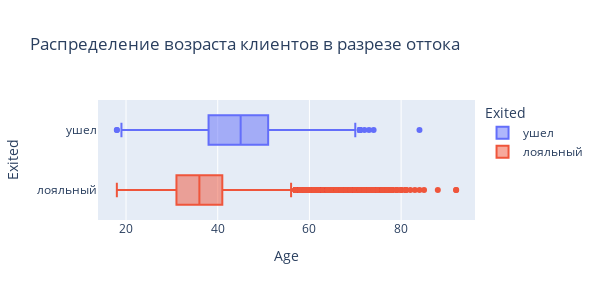

Notebook source saved alongside this figure:
### Markdown cell above
*** 
__9.4.__ Посмотрите на распределение возраста в разрезе признака оттока. В какой группе больше потенциальных выбросов? На какую возрастную категорию клиентов стоит обратить внимание банку?

### Code cell
# вариант из Plotly
fig = px.box(
    data_frame=churn_data, #датафрейм
    y="Exited", #ось x
    x="Age", #ось y
    color='Exited', #расцветка в зависимости от страны
    orientation='h', #ориентация графика
    height=300, #высота
    width=600, #ширина
    title='Распределение возраста клиентов в разрезе оттока' #заголовок
)
fig.show()
# сохраняем 
fig.write_html("plotly/4.html")

### Figure 1 — Plotly figure (JSON) as saved in the notebook; plotly's stock layout.template omitted (floating-point values rounded to 4 significant figures; data arrays with more than 128 entries replaced by an {"elided": "..."} marker saying what was removed)
{"data": [{"alignmentgroup": "True", "hovertemplate": "Exited=%{y}<br>Age=%{x}<extra></extra>", "legendgroup": "ушел", "marker": {"color": "#636efa"}, "name": "ушел", "notched": false, "offsetgroup": "ушел", "orientation": "h", "showlegend": true, "type": "box", "x": {"elided": "2037 int values"}, "x0": " ", "xaxis": "x", "y": {"elided": "2037 str values"}, "y0": " ", "yaxis": "y"}, {"alignmentgroup": "True", "hovertemplate": "Exited=%{y}<br>Age=%{x}<extra></extra>", "legendgroup": "лояльный", "marker": {"color": "#EF553B"}, "name": "лояльный", "notched": false, "offsetgroup": "лояльный", "orientation": "h", "showlegend": true, "type": "box", "x": {"elided": "7963 int values"}, "x0": " ", "xaxis": "x", "y": {"elided": "7963 str values"}, "y0": " ", "yaxis": "y"}], "layout": {"boxmode": "overlay", "height": 300, "legend": {"title": {"text": "Exited"}, "tracegroupgap": 0}, "title": {"text": "Распределение возраста клиентов в разрезе оттока"}, "width": 600, "xaxis": {"anchor": "y", "domain": [0, 1], "title": {"text": "Age"}}, "yaxis": {"anchor": "x", "categoryarray": ["лояльный", "ушел"], "categoryorder": "array", "domain": [0, 1], "title": {"text": "Exited"}}}}
